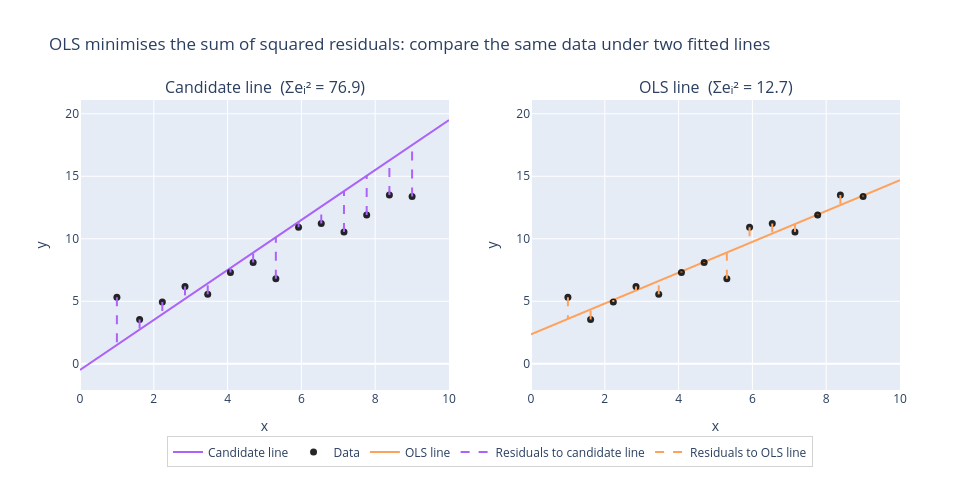

The notebook cell saved with this chart:
### Markdown cell above
### 1.2.1 Why Squared Residuals, and Derivation

**The geometric question OLS asks**: among all possible lines $(\beta_0, \beta_1)$,
which one minimises the total squared vertical distance from the data points to the line?

Why squared (not absolute value)? Three reasons:
1. **Differentiable everywhere** — unlike $|e_i|$, which has a kink at 0, $e_i^2$ is smooth → we can set derivatives to zero and solve analytically
2. **Penalises large errors more** — a single huge error is much worse than many small ones; squared loss encodes this
3. **Unique closed-form solution** — the quadratic objective is strictly convex in $\beta$, guaranteeing a unique global minimum

**No statistical assumption is needed yet.** OLS is a purely geometric minimisation principle.

---

Minimise the **Residual Sum of Squares (RSS)**:

$$\text{RSS}(\beta_0, \beta_1) = \sum_{i=1}^{n}\left(y_i - (\ \underbrace{\beta_0 + \beta_1 x_i}_{\hat{y}_i}\ )\right)^2$$

Each term $(y_i - \hat{y}_i)^2$ is the squared vertical distance from data point $i$ to the fitted line.
The chart below shows two candidate lines — OLS finds the one where this total is smallest.

Set partial derivatives to zero.

First, differentiate with respect to the intercept $\beta_0$:

$$\frac{\partial\,\text{RSS}}{\partial\,\beta_0} = -2\sum_{i=1}^{n}(y_i - \beta_0 - \beta_1 x_i) = 0$$

Divide by $-2$ and expand the sum:

$$\sum_{i=1}^{n} y_i - \sum_{i=1}^{n}\beta_0 - \beta_1\sum_{i=1}^{n}x_i = 0$$

Since $\sum_{i=1}^{n}\beta_0 = n\beta_0$, this becomes:

$$\sum_{i=1}^{n} y_i - n\beta_0 - \beta_1\sum_{i=1}^{n}x_i = 0$$

Solve for $\beta_0$:

$$n\beta_0 = \sum_{i=1}^{n} y_i - \beta_1\sum_{i=1}^{n}x_i$$

$$\beta_0 = \frac{1}{n}\sum_{i=1}^{n} y_i - \beta_1\frac{1}{n}\sum_{i=1}^{n}x_i$$

$$\hat{\beta}_0 = \bar{y} - \hat{\beta}_1\bar{x} \tag{1}$$

So the fitted line must pass through the point $(\bar{x},\bar{y})$.

Now differentiate with respect to the slope $\beta_1$:

$$\frac{\partial\,\text{RSS}}{\partial\,\beta_1} = -2\sum_{i=1}^{n} x_i(y_i - \beta_0 - \beta_1 x_i) = 0 \tag{2}$$

Divide by $-2$ and expand:

$$\sum_{i=1}^{n} x_i y_i - \beta_0\sum_{i=1}^{n} x_i - \beta_1\sum_{i=1}^{n} x_i^2 = 0$$

Substitute (1), i.e. $\beta_0 = \bar{y} - \beta_1\bar{x}$:

$$\sum_{i=1}^{n} x_i y_i - (\bar{y} - \beta_1\bar{x})\sum_{i=1}^{n} x_i - \beta_1\sum_{i=1}^{n} x_i^2 = 0$$

Expand again:

$$\sum_{i=1}^{n} x_i y_i - \bar{y}\sum_{i=1}^{n} x_i + \beta_1\bar{x}\sum_{i=1}^{n} x_i - \beta_1\sum_{i=1}^{n} x_i^2 = 0$$

Collect the terms involving $\beta_1$ on one side:

$$\beta_1\left(\bar{x}\sum_{i=1}^{n} x_i - \sum_{i=1}^{n} x_i^2\right) = -\sum_{i=1}^{n} x_i y_i + \bar{y}\sum_{i=1}^{n} x_i$$

Multiply both sides by $-1$:

$$\beta_1\left(\sum_{i=1}^{n} x_i^2 - \bar{x}\sum_{i=1}^{n} x_i\right) = \sum_{i=1}^{n} x_i y_i - \bar{y}\sum_{i=1}^{n} x_i$$

So the slope estimator is explicitly:

$$\hat{\beta}_1 = \frac{\sum_{i=1}^{n} x_i y_i - \bar{y}\sum_{i=1}^{n} x_i}{\sum_{i=1}^{n} x_i^2 - \bar{x}\sum_{i=1}^{n} x_i}$$

Because $\sum_{i=1}^{n}x_i = n\bar{x}$, this is the same as:

$$\hat{\beta}_1 = \frac{\sum_{i=1}^{n} x_i y_i - n\bar{x}\bar{y}}{\sum_{i=1}^{n} x_i^2 - n\bar{x}^2}$$

Now rewrite it using centred variables $\tilde{x}_i = x_i - \bar{x}$ and $\tilde{y}_i = y_i - \bar{y}$:

$$\hat{\beta}_1 = \frac{\sum_{i=1}^{n} (x_i-\bar{x})(y_i-\bar{y})}{\sum_{i=1}^{n} (x_i-\bar{x})^2} = \frac{\sum \tilde{x}_i\tilde{y}_i}{\sum \tilde{x}_i^2}$$

**Closed-form OLS estimators — the normal equations have an exact solution:**

$$\boxed{\hat{\beta}_1 = \frac{\widehat{\text{Cov}}(x,\,y)}{\widehat{\text{Var}}(x)}, \qquad \hat{\beta}_0 = \bar{y} - \hat{\beta}_1\,\bar{x}}$$

This is a closed-form solution — no iterative algorithm needed.
We extend this to matrix form in Section 2.

### Code cell
ols_minimization_demo()

### Figure 1 — Plotly figure (JSON) as saved in the notebook; plotly's stock layout.template omitted (floating-point values rounded to 4 significant figures; data arrays with more than 128 entries replaced by an {"elided": "..."} marker saying what was removed)
{"data": [{"line": {"color": "#AB63FA", "width": 2}, "mode": "lines", "name": "Candidate line", "type": "scatter", "x": {"elided": "200 float values"}, "xaxis": "x", "y": {"elided": "200 float values"}, "yaxis": "y"}, {"marker": {"color": "black", "opacity": 0.85, "size": 7}, "mode": "markers", "name": "Data", "type": "scatter", "x": [1.0, 1.615, 2.231, 2.846, 3.462, 4.077, 4.692, 5.308, 5.923, 6.538, 7.154, 7.769, 8.385, 9.0], "xaxis": "x", "y": [5.329, 3.541, 4.939, 6.189, 5.553, 7.302, 8.099, 6.794, 10.92, 11.22, 10.55, 11.89, 13.51, 13.39], "yaxis": "y"}, {"line": {"color": "#FFA15A", "width": 2}, "mode": "lines", "name": "OLS line", "type": "scatter", "x": {"elided": "200 float values"}, "xaxis": "x2", "y": {"elided": "200 float values"}, "yaxis": "y2"}, {"marker": {"color": "black", "opacity": 0.85, "size": 7}, "mode": "markers", "name": "Data", "showlegend": false, "type": "scatter", "x": [1.0, 1.615, 2.231, 2.846, 3.462, 4.077, 4.692, 5.308, 5.923, 6.538, 7.154, 7.769, 8.385, 9.0], "xaxis": "x2", "y": [5.329, 3.541, 4.939, 6.189, 5.553, 7.302, 8.099, 6.794, 10.92, 11.22, 10.55, 11.89, 13.51, 13.39], "yaxis": "y2"}, {"line": {"color": "#AB63FA", "dash": "dash", "width": 2}, "mode": "lines", "name": "Residuals to candidate line", "type": "scatter", "x": [null], "xaxis": "x", "y": [null], "yaxis": "y"}, {"line": {"color": "#FFA15A", "dash": "dash", "width": 2}, "mode": "lines", "name": "Residuals to OLS line", "type": "scatter", "x": [null], "xaxis": "x", "y": [null], "yaxis": "y"}], "layout": {"annotations": [{"font": {"size": 16}, "showarrow": false, "text": "Candidate line  (Σeᵢ² = 76.9)", "x": 0.225, "xanchor": "center", "xref": "paper", "y": 1, "yanchor": "bottom", "yref": "paper"}, {"font": {"size": 16}, "showarrow": false, "text": "OLS line  (Σeᵢ² = 12.7)", "x": 0.775, "xanchor": "center", "xref": "paper", "y": 1, "yanchor": "bottom", "yref": "paper"}], "height": 500, "legend": {"bgcolor": "rgba(255,255,255,0.85)", "bordercolor": "lightgray", "borderwidth": 1, "orientation": "h", "x": 0.5, "xanchor": "center", "y": -0.16}, "margin": {"b": 110}, "shapes": [{"line": {"color": "#AB63FA", "dash": "dash", "width": 2}, "type": "line", "x0": 1, "x1": 1, "xref": "x", "y0": 5.329, "y1": 1.5, "yref": "y"}, {"line": {"color": "#AB63FA", "dash": "dash", "width": 2}, "type": "line", "x0": 1.615, "x1": 1.615, "xref": "x", "y0": 3.541, "y1": 2.731, "yref": "y"}, {"line": {"color": "#AB63FA", "dash": "dash", "width": 2}, "type": "line", "x0": 2.231, "x1": 2.231, "xref": "x", "y0": 4.939, "y1": 3.962, "yref": "y"}, {"line": {"color": "#AB63FA", "dash": "dash", "width": 2}, "type": "line", "x0": 2.846, "x1": 2.846, "xref": "x", "y0": 6.189, "y1": 5.192, "yref": "y"}, {"line": {"color": "#AB63FA", "dash": "dash", "width": 2}, "type": "line", "x0": 3.462, "x1": 3.462, "xref": "x", "y0": 5.553, "y1": 6.423, "yref": "y"}, {"line": {"color": "#AB63FA", "dash": "dash", "width": 2}, "type": "line", "x0": 4.077, "x1": 4.077, "xref": "x", "y0": 7.302, "y1": 7.654, "yref": "y"}, {"line": {"color": "#AB63FA", "dash": "dash", "width": 2}, "type": "line", "x0": 4.692, "x1": 4.692, "xref": "x", "y0": 8.099, "y1": 8.885, "yref": "y"}, {"line": {"color": "#AB63FA", "dash": "dash", "width": 2}, "type": "line", "x0": 5.308, "x1": 5.308, "xref": "x", "y0": 6.794, "y1": 10.12, "yref": "y"}, {"line": {"color": "#AB63FA", "dash": "dash", "width": 2}, "type": "line", "x0": 5.923, "x1": 5.923, "xref": "x", "y0": 10.92, "y1": 11.35, "yref": "y"}, {"line": {"color": "#AB63FA", "dash": "dash", "width": 2}, "type": "line", "x0": 6.538, "x1": 6.538, "xref": "x", "y0": 11.22, "y1": 12.58, "yref": "y"}, {"line": {"color": "#AB63FA", "dash": "dash", "width": 2}, "type": "line", "x0": 7.154, "x1": 7.154, "xref": "x", "y0": 10.55, "y1": 13.81, "yref": "y"}, {"line": {"color": "#AB63FA", "dash": "dash", "width": 2}, "type": "line", "x0": 7.769, "x1": 7.769, "xref": "x", "y0": 11.89, "y1": 15.04, "yref": "y"}, {"line": {"color": "#AB63FA", "dash": "dash", "width": 2}, "type": "line", "x0": 8.385, "x1": 8.385, "xref": "x", "y0": 13.51, "y1": 16.27, "yref": "y"}, {"line": {"color": "#AB63FA", "dash": "dash", "width": 2}, "type": "line", "x0": 9, "x1": 9, "xref": "x", "y0": 13.39, "y1": 17.5, "yref": "y"}, {"line": {"color": "#FFA15A", "dash": "dash", "width": 2}, "type": "line", "x0": 1, "x1": 1, "xref": "x2", "y0": 5.329, "y1": 3.582, "yref": "y2"}, {"line": {"color": "#FFA15A", "dash": "dash", "width": 2}, "type": "line", "x0": 1.615, "x1": 1.615, "xref": "x2", "y0": 3.541, "y1": 4.341, "yref": "y2"}, {"line": {"color": "#FFA15A", "dash": "dash", "width": 2}, "type": "line", "x0": 2.231, "x1": 2.231, "xref": "x2", "y0": 4.939, "y1": 5.1, "yref": "y2"}, {"line": {"color": "#FFA15A", "dash": "dash", "width": 2}, "type": "line", "x0": 2.846, "x1": 2.846, "xref": "x2", "y0": 6.189, "y1": 5.859, "yref": "y2"}, {"line": {"color": "#FFA15A", "dash": "dash", "width": 2}, "type": "line", "x0": 3.462, "x1": 3.462, "xref": "x2", "y0": 5.553, "y1": 6.618, "yref": "y2"}, {"line": {"color": "#FFA15A", "dash": "dash", "width": 2}, "type": "line", "x0": 4.077, "x1": 4.077, "xref": "x2", "y0": 7.302, "y1": 7.377, "yref": "y2"}, {"line": {"color": "#FFA15A", "dash": "dash", "width": 2}, "type": "line", "x0": 4.692, "x1": 4.692, "xref": "x2", "y0": 8.099, "y1": 8.137, "yref": "y2"}, {"line": {"color": "#FFA15A", "dash": "dash", "width": 2}, "type": "line", "x0": 5.308, "x1": 5.308, "xref": "x2", "y0": 6.794, "y1": 8.896, "yref": "y2"}, {"line": {"color": "#FFA15A", "dash": "dash", "width": 2}, "type": "line", "x0": 5.923, "x1": 5.923, "xref": "x2", "y0": 10.92, "y1": 9.655, "yref": "y2"}, {"line": {"color": "#FFA15A", "dash": "dash", "width": 2}, "type": "line", "x0": 6.538, "x1": 6.538, "xref": "x2", "y0": 11.22, "y1": 10.41, "yref": "y2"}, {"line": {"color": "#FFA15A", "dash": "dash", "width": 2}, "type": "line", "x0": 7.154, "x1": 7.154, "xref": "x2", "y0": 10.55, "y1": 11.17, "yref": "y2"}, {"line": {"color": "#FFA15A", "dash": "dash", "width": 2}, "type": "line", "x0": 7.769, "x1": 7.769, "xref": "x2", "y0": 11.89, "y1": 11.93, "yref": "y2"}, {"line": {"color": "#FFA15A", "dash": "dash", "width": 2}, "type": "line", "x0": 8.385, "x1": 8.385, "xref": "x2", "y0": 13.51, "y1": 12.69, "yref": "y2"}, {"line": {"color": "#FFA15A", "dash": "dash", "width": 2}, "type": "line", "x0": 9, "x1": 9, "xref": "x2", "y0": 13.39, "y1": 13.45, "yref": "y2"}], "title": {"text": "OLS minimises the sum of squared residuals: compare the same data under two fitted lines"}, "width": 980, "xaxis": {"anchor": "y", "domain": [0, 0.45], "range": [0, 10], "title": {"text": "x"}}, "xaxis2": {"anchor": "y2", "domain": [0.55, 1], "range": [0, 10], "title": {"text": "x"}}, "yaxis": {"anchor": "x", "domain": [0, 1], "range": [-2.1, 21.1], "title": {"text": "y"}}, "yaxis2": {"anchor": "x2", "domain": [0, 1], "matches": "y", "range": [-2.1, 21.1], "title": {"text": "y"}}}}
